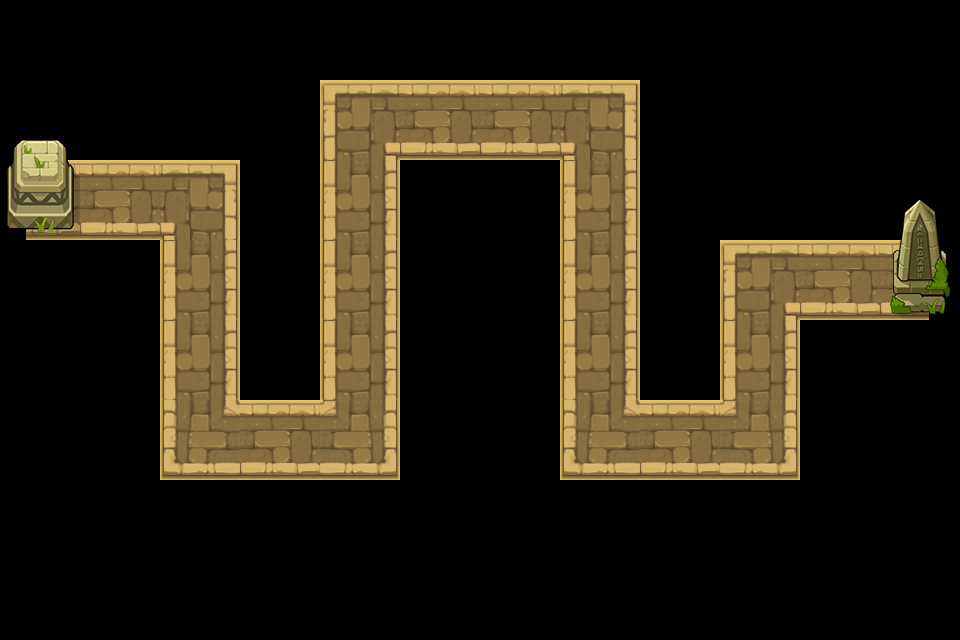

Below is a game level as drawn by its tile map, then a one-line description and the .tmx that defines it (tile-layer data replaced by summaries):
An orthogonal 12x8 tile map with 80x80 px tiles, 2 tile layers (road, object) and 19 objects (P0, P1, P2, P3, P4, ...).

<map version="1.0" tiledversion="1.0.3" orientation="orthogonal" renderorder="right-down" width="12" height="8" tilewidth="80" tileheight="80" nextobjectid="21">
 <tileset firstgid="1" name="chengshi" tilewidth="80" tileheight="80" tilecount="15" columns="5">
  <image source="chengshi.png" width="400" height="240" />
 </tileset>
 <layer name="road" width="12" height="8">
  <data>[96 cells, 25 non-empty, 8 distinct tile ids]</data>
 </layer>
 <layer name="object" width="12" height="8">
  <data>[96 cells, 4 non-empty, 4 distinct tile ids]</data>
 </layer>
 <objectgroup name="path" visible="0">
  <object id="1" name="P0" x="80" y="200" />
  <object id="2" name="P1" x="200" y="200" />
  <object id="3" name="P2" x="200" y="440" />
  <object id="4" name="P3" x="360" y="440" />
  <object id="5" name="P4" x="360" y="120" />
  <object id="6" name="P5" x="600" y="120" />
  <object id="7" name="P6" x="600" y="440" />
  <object id="8" name="P7" x="760" y="440" />
  <object id="9" name="P8" x="760" y="280" />
  <object id="10" name="P9" x="880" y="280" />
  <object id="11" name="O0" x="0" y="240" width="160" height="240" />
  <object id="12" name="O1" x="80" y="80" width="240" height="80" />
  <object id="13" name="O2" x="240" y="160" width="80" height="240" />
  <object id="14" name="O3" x="80" y="480" width="800" height="80" />
  <object id="15" name="O4" x="400" y="160" width="160" height="320" />
  <object id="16" name="O5" x="640" y="80" width="80" height="320" />
  <object id="17" name="O6" x="720" y="80" width="160" height="160" />
  <object id="18" name="O7" x="880" y="80" width="80" height="80" />
  <object id="19" name="O8" x="800" y="320" width="160" height="160" />
 </objectgroup>
</map>
